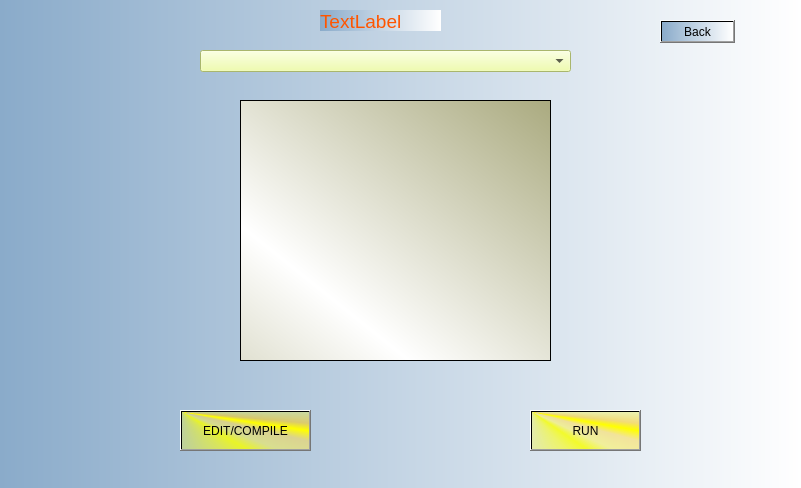
<?xml version="1.0" encoding="UTF-8"?>
<ui version="4.0">
 <class>dstwo</class>
 <widget class="QDialog" name="dstwo">
  <property name="geometry">
   <rect>
    <x>0</x>
    <y>0</y>
    <width>801</width>
    <height>488</height>
   </rect>
  </property>
  <property name="windowTitle">
   <string>Dialog</string>
  </property>
  <property name="styleSheet">
   <string notr="true">background-color: qlineargradient(spread:repeat, x1:0, y1:1, x2:1, y2:0.006, stop:0 rgba(88, 99, 255, 255), stop:1 rgba(255, 255, 255, 255));
background-color: qlineargradient(spread:pad, x1:0, y1:0, x2:1, y2:0, stop:0 rgba(138, 171, 202, 255), stop:1 rgba(255, 255, 255, 255));</string>
  </property>
  <widget class="QLabel" name="label">
   <property name="geometry">
    <rect>
     <x>320</x>
     <y>10</y>
     <width>121</width>
     <height>21</height>
    </rect>
   </property>
   <property name="text">
    <string>&lt;html&gt;&lt;head/&gt;&lt;body&gt;&lt;p&gt;&lt;span style=&quot; font-size:14pt; color:#ff5500;&quot;&gt;TextLabel&lt;/span&gt;&lt;/p&gt;&lt;/body&gt;&lt;/html&gt;</string>
   </property>
  </widget>
  <widget class="QComboBox" name="comboBox">
   <property name="geometry">
    <rect>
     <x>200</x>
     <y>50</y>
     <width>371</width>
     <height>22</height>
    </rect>
   </property>
   <property name="styleSheet">
    <string notr="true">background-color: rgb(237, 255, 153);</string>
   </property>
  </widget>
  <widget class="QTextBrowser" name="textBrowser">
   <property name="geometry">
    <rect>
     <x>240</x>
     <y>100</y>
     <width>311</width>
     <height>261</height>
    </rect>
   </property>
   <property name="styleSheet">
    <string notr="true">font: 10pt &quot;MV Boli&quot;;
background-color: qlineargradient(spread:reflect, x1:1, y1:0, x2:0.284, y2:0.75, stop:0 rgba(170, 170, 127, 255), stop:1 rgba(255, 255, 255, 255));</string>
   </property>
  </widget>
  <widget class="QPushButton" name="pushButton_EDIT">
   <property name="geometry">
    <rect>
     <x>180</x>
     <y>410</y>
     <width>131</width>
     <height>41</height>
    </rect>
   </property>
   <property name="styleSheet">
    <string notr="true">background-color: qconicalgradient(cx:0, cy:0, angle:135, stop:0 rgba(255, 255, 0, 69), stop:0.375 rgba(255, 255, 0, 69), stop:0.423533 rgba(251, 255, 0, 145), stop:0.45 rgba(247, 255, 0, 208), stop:0.477581 rgba(255, 244, 71, 130), stop:0.518717 rgba(255, 218, 71, 130), stop:0.55 rgba(255, 255, 0, 255), stop:0.57754 rgba(255, 203, 0, 130), stop:0.625 rgba(255, 255, 0, 69), stop:1 rgba(255, 255, 0, 69));
font: 75 12pt &quot;Poor Richard&quot;;</string>
   </property>
   <property name="text">
    <string>EDIT/COMPILE</string>
   </property>
  </widget>
  <widget class="QPushButton" name="pushButton_RUN">
   <property name="geometry">
    <rect>
     <x>530</x>
     <y>410</y>
     <width>111</width>
     <height>41</height>
    </rect>
   </property>
   <property name="styleSheet">
    <string notr="true">background-color: qconicalgradient(cx:0, cy:0, angle:135, stop:0 rgba(255, 255, 0, 69), stop:0.375 rgba(255, 255, 0, 69), stop:0.423533 rgba(251, 255, 0, 145), stop:0.45 rgba(247, 255, 0, 208), stop:0.477581 rgba(255, 244, 71, 130), stop:0.518717 rgba(255, 218, 71, 130), stop:0.55 rgba(255, 255, 0, 255), stop:0.57754 rgba(255, 203, 0, 130), stop:0.625 rgba(255, 255, 0, 69), stop:1 rgba(255, 255, 0, 69));
font: 75 12pt &quot;Poor Richard&quot;;</string>
   </property>
   <property name="text">
    <string>RUN</string>
   </property>
  </widget>
  <widget class="QPushButton" name="pushButton">
   <property name="geometry">
    <rect>
     <x>660</x>
     <y>20</y>
     <width>75</width>
     <height>23</height>
    </rect>
   </property>
   <property name="text">
    <string>Back</string>
   </property>
  </widget>
 </widget>
 <resources/>
 <connections/>
</ui>
